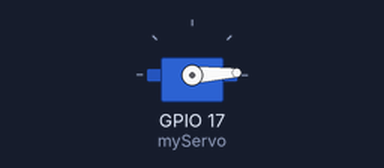
Recording of a program running on a simulated ESP32-S3. Shown: servo.

Above: at 0.05 s.
At 1.3 s:
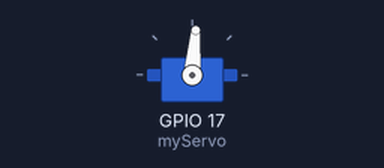
At 2.6 s:
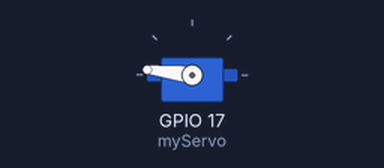
At 5.2 s:
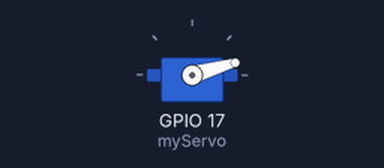
Timing chart, 0 to 7.1 s (numbered marks = the images above):
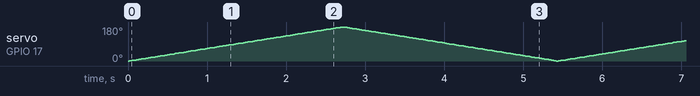

The program:

main.cpp
```cpp
#include <Arduino.h>
#include <ESP32Servo.h>

Servo myServo;

void setup()
{
  myServo.attach(17);
}

void loop()
{
  for (int angle = 0; angle <= 180; angle += 1)
  {
    myServo.write(angle);
    delay(15);
  }

  for (int angle = 180; angle >= 0; angle -= 1)
  {
    myServo.write(angle);
    delay(15);
  }
}

// #include <stdio.h>
// #include <string.h>
// #include "freertos/FreeRTOS.h"
// #include "freertos/task.h"
// #include "freertos/queue.h"
// #include "freertos/event_groups.h"
// #include "esp_system.h"
// #include "esp_event.h"
// #include "esp_log.h"
// #include "nvs_flash.h"
// #include "esp_wifi.h"
// #include "esp_netif.h"
// #include "esp_websocket_server.h"
// #include "driver/uart.h"
// #include "esp_log.h"
```
